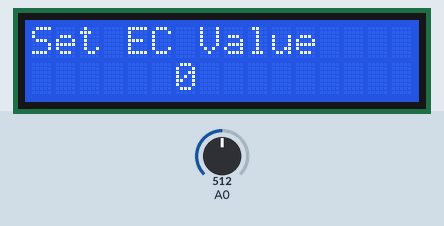
Bench run of a sketch on a simulated Arduino Uno, built with avr-gcc and run on an emulated ATmega328P. Shown: 16×2 character LCD. The test bench sets the inputs (shaded band); at power-on: A0 = 512.

Above: at 3.2 s.
3.3 s: A0 set to 0
At 3.56 s:
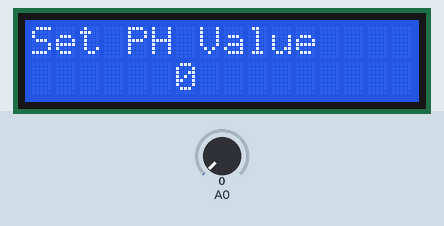
At 4.29 s:
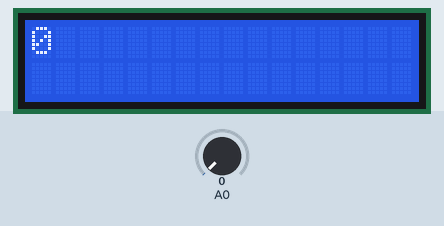
5.5 s: A0 set to 122
Timing chart, 0 to 8.5 s (numbered marks = the images above; inputs shaded):
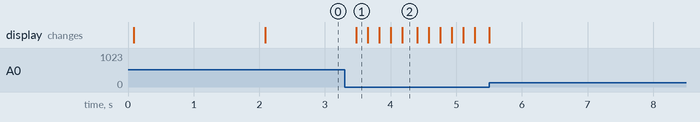

The sketch:

GrowControl.ino
```cpp
#include <LiquidCrystal.h> // include LCD library
LiquidCrystal lcd(8, 9, 4, 5, 6, 7); // Set LCD pins

int menuPos = 0; // Value determines what is displayed and adjusted
int menuPosLast = -1; // Value is compared to menuPos in order to prevent constant LCD clear and print

int EC = 0; // EC value - variable will be used to set EC range
int PH = 0; // PH value - variable will be used to set PH range

void setup() {
lcd.begin(16, 2); // Initialize LCD
delay(20); // settle time
lcd.clear(); // clear anything previously on LCD
lcd.print("hello world!"); // lcd is alive and working
delay(2000); // keep displaying "hello world"
}

void loop() {
const int Select = 721; // analog read value of select button
const int Left = 479; // analog read value of left button
const int Right = 0; // analog read value of right button
const int Up = 131; // analog read value of up button
const int Down = 307; //analog read value of down button
int Buttons = analogRead(0); // used to compare with button value
int moist = analogRead(8);

if (Buttons == Right){        // Increments up menuPos to change display
  if (menuPos >= 5){          // Takes menuPos back to 0 after 5
    menuPos = 0;              //
  }
    else{
    menuPosLast = menuPos;    // Sets menuPosLast to menuPos
    menuPos++ +1;             // Increments up menuPos
    }
    delay(170);               // delay to stop over pushing of button
  }
if (Buttons == Left){         // Increments down menuPos to change display
if (menuPos <= 0){            // Takes menuPos up to 5 if 0
  menuPos = 5;                //
}
  else {
  menuPosLast = menuPos;      // Sets menuPosLast to menuPos
  menuPos-- -1;               // Increments down menuPos
  }
  delay(170);                 // delay to stop over pushing of button
}
if (menuPos == 0) {           // If menuPos == 0
  if (menuPos != menuPosLast) {       // Compares menuPos and MenuPosLast
  lcd.clear();                        //
  lcd.print("Set EC Value");          //
  lcd.setCursor(6,1);                 // Set cursor to second line
  lcd.print(EC);                    // Prints the current set value of EC
  menuPosLast = menuPos;              // Sets menuPosLast to menuPos to prevent constant lcd clear / print
  }
  if (Buttons == Up){
    EC++ +1;
    delay(170);
    lcd.clear();
    lcd.print("Set EC Value");
    lcd.setCursor(6,1);
    lcd.print(EC);
    }
    if (Buttons == Down){
    EC-- -1;
    delay(170);
    lcd.clear();
    lcd.print("Set EC Value");
    lcd.setCursor(6,1);
    lcd.print(EC);
    }
}
if (menuPos == 1) {
  if (menuPos != menuPosLast){
  lcd.clear();
  lcd.print("Set PH Value");
  lcd.setCursor(6,1);
  lcd.print(PH);
  menuPosLast = menuPos;
  }
  if (Buttons == Up){
    PH++ +1;
    delay(150);
    lcd.clear();
    lcd.print("Set PH Value");
    lcd.setCursor(6,1);
    lcd.print(PH);
    }
    if (Buttons == Down){
    PH-- -1;
    delay(150);
    lcd.clear();
    lcd.print("Set PH Value");
    lcd.setCursor(6,1);
    lcd.print(PH);
    }
}
if (menuPos == 2) {
  if (menuPos != menuPosLast){
  lcd.clear();
  lcd.print("Fill Mixing Res");
  lcd.setCursor(0,1);
  lcd.print("Press Select = Yes");
  menuPosLast = menuPos;
  }
}
if (menuPos == 3) {
  if (menuPos != menuPosLast){
  lcd.clear();
  lcd.print("Start Solution Management");
  lcd.setCursor(0,1);
  lcd.print("Select = YES");
  menuPosLast = menuPos;
  }
}
if (menuPos == 4) {
  if (menuPos != menuPosLast){
  lcd.clear();
  lcd.print("Menu 5");
  lcd.setCursor(0,1);
  lcd.print("Test");
  menuPosLast = menuPos;
  }
}
if (menuPos == 5) {
  if (menuPos != menuPosLast){
  lcd.clear();
  lcd.print("Menu 6");
  lcd.setCursor(0,1);
  lcd.print("Test");
  menuPosLast = menuPos;
  }
  lcd.clear();
  lcd.print(moist);
  delay(50);
}
}
```

Measured:
- after the input at 3.3 s, the display: changes after 0.17 s (image 1)
